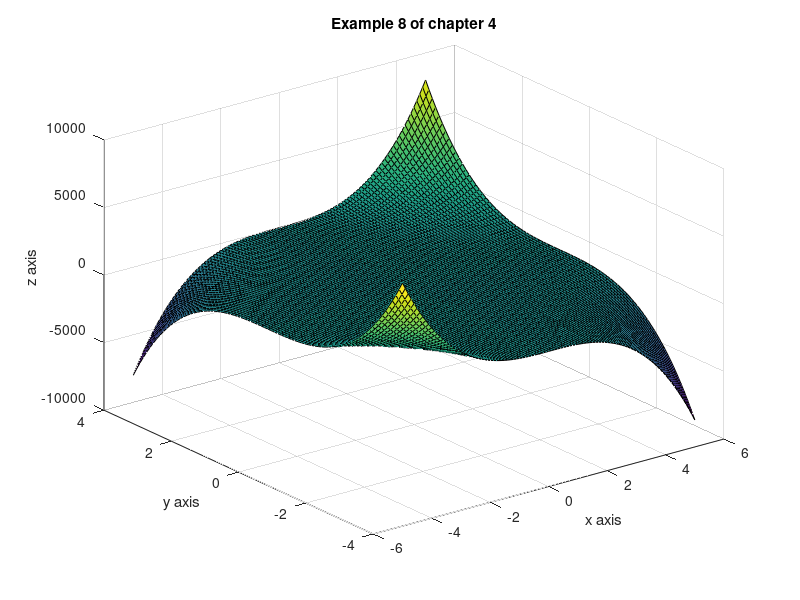

This figure's MATLAB source:
% A program of type script
% Program name is ex408.m 
% To accompany the textbook:
% Applications of MATLAB: Numerical Solutions.
% By Yasin A. Shiboul
% To run this program, enter its name,'ex408' in the command window.

x = -5:0.1:5;
y = -4:0.1:4;
[x,y]=meshgrid(x,y);
z = (x.*y).^3;
surf(x,y,z)
xlabel('x axis')
ylabel('y axis')
zlabel('z axis')
title('Example 8 of chapter 4')
